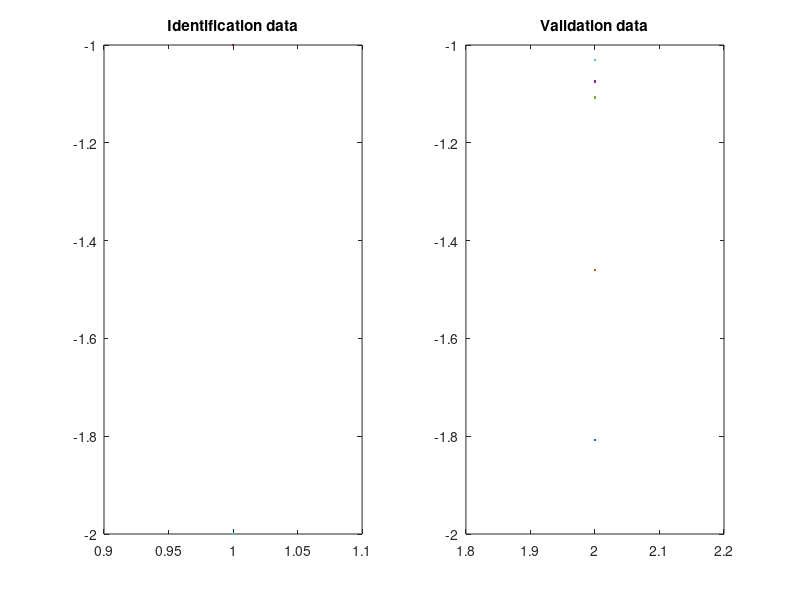
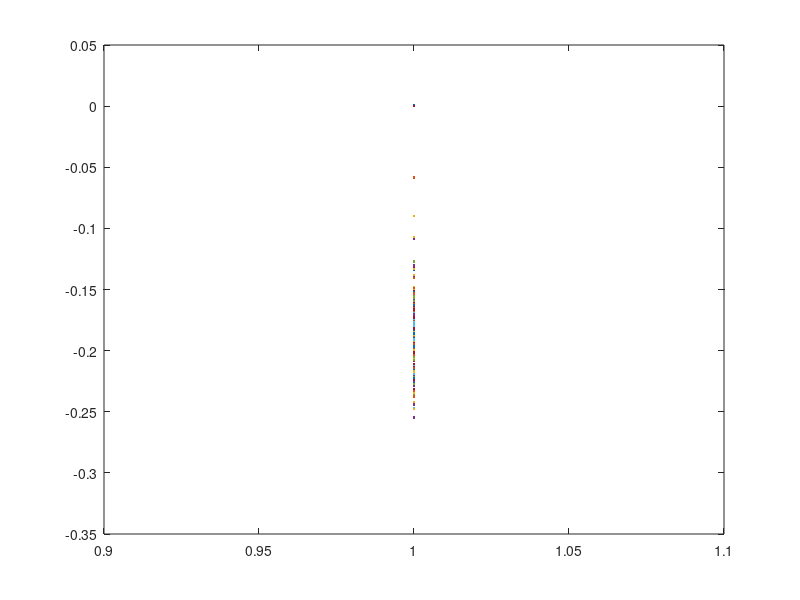

Write the MATLAB code that produced these figures, in order. (Note: this script raises an error after producing the figures.)
clear variables; clc;

s = load("lab6_3.mat");

id = struct("u",s.id.InputData,"y",s.id.OutputData,"t",1:length(s.id.InputData));
val = struct("u",s.val.InputData,"y",s.val.OutputData,"t",length(s.id.InputData)+1:length(s.id.InputData)+length(s.val.InputData));

figure, 
subplot(1,2,1);plot(id.t,id.u); title('Identification data');
subplot(1,2,2);plot(val.t,val.u); title('Validation data'); 
%% Identification data
na = 20;
nb = 20;

phi_id = zeros(length(id.u),na+nb);
for i = 1:length(id.t)
    for j = 1:na
        if (i > j)
            phi_id(i,j) = -1*id.y(i-j);
        end
    end
    for j = na+1:na+nb
        if (i + na > j)
            phi_id(i,j) = id.u(i-j+na);
        end
    end
end

y = id.y;
theta = phi_id\y;
y_cap = phi_id*theta;

mse_id = 1/length(id.y)*sum((y_cap-id.y).^2);

figure, 
plot(id.t,id.y,id.t,y_cap); title('Output for identification data and model, Identification MSE = ',num2str(mean(mse_id)));
xlabel('Time'); ylabel('Output');
%% Validation data
phi_val = zeros(length(val.t),na+nb);
for i = 1:length(val.t)
    for j = 1:na
        if (i > j)
            phi_val(i,j) = -1*val.y(i-j+1);
        end
    end
    for j = na+1:na+nb
        if (i + na > j)
            phi_val(i,j) = val.u(i-j+na);
        end
    end
end

y_val_cap = phi_val*theta;

mse_val = 1/length(val.y)*sum((y_val_cap-val.y).^2);

figure, 
plot(val.t,val.y,val.t,y_val_cap); title('Output for validation data and model, Validation MSE = ',num2str(mean(mse_val)));
xlabel('Time'); ylabel('Output');
%% Simulation
len = length(val.u);
phi = zeros(len,na+nb);
ysim = zeros(len,1);

for i = 2:len
    for j = 1:na
        if (i > j)
            phi(i,j) = -1*ysim(i-j);
        end
    end
    for k = na+1:na+nb
        if (i + na > k)
            phi(i,k) = val.u(i-k+na);
        end
    end
    ysim(i) = phi(i,:)*theta;
end


theta = phi\val.y;
yhatsim = phi*theta;

mse_pred = 1/length(val.y)*sum((val.y-ysim).^2);

figure, 
plot(val.t,val.y,val.t,yhatsim); title('Output for prediction data and model, Validation MSE = ',num2str(mean(mse_pred)));
xlabel('Time'); ylabel('Output');